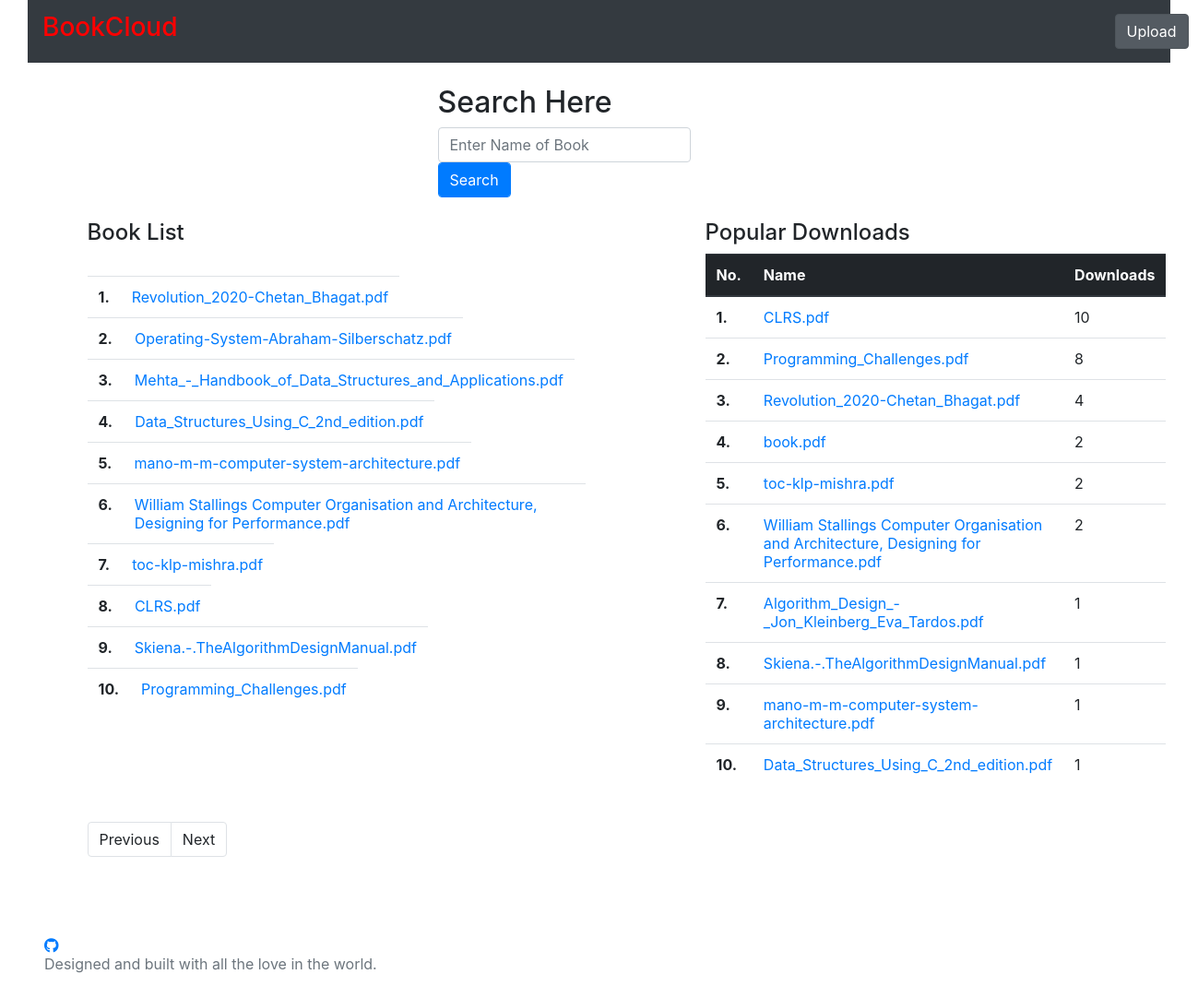
Before: / with the older database file.
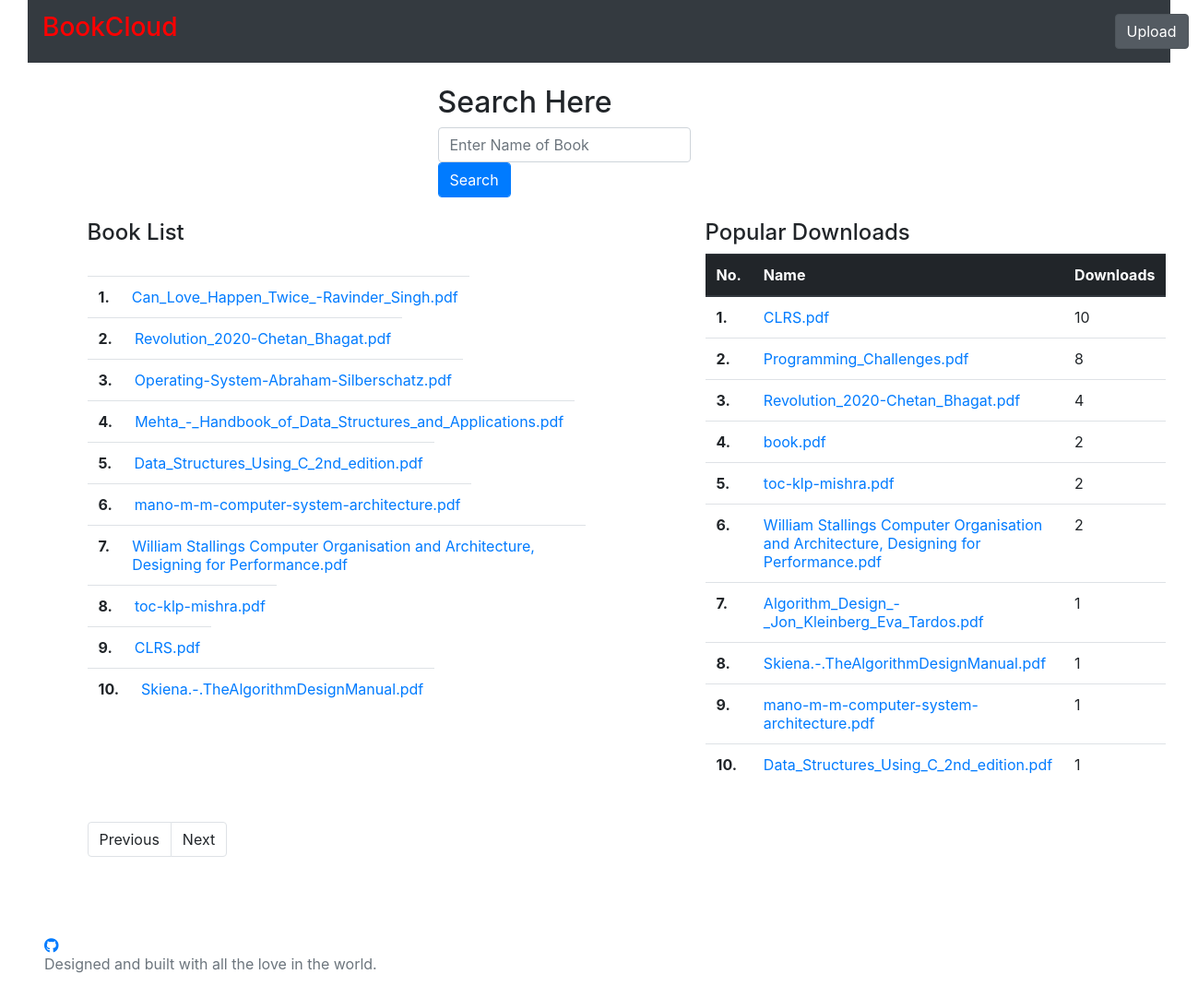
After: the same page with the newer database file.
### tables this page shows
CREATE TABLE BOOKS 
    (ID INTEGER PRIMARY KEY AUTOINCREMENT,
    NAME TEXT NOT NULL,
    COUNT INT);

### my_flask.py (the view)
@app.route('/')
def index():
    cursor=conn.execute("""SELECT NAME, COUNT FROM BOOKS ORDER BY ID DESC""")
    result = []
    for name,count in cursor:
        result.append((name,count))
    print(result)
    popular=conn.execute("""SELECT NAME, COUNT FROM BOOKS ORDER BY COUNT DESC LIMIT 10""")
    top = []
    for name,count in popular:
        top.append((name,count))
    print(top)
    return render_template('index.html', data=result, data1=top, data2=len(result))

### templates/index.html (shortened to what this page needs)
<html>
	<head>
		<link rel="stylesheet" href="/static/css/main.css">
		<link rel="stylesheet" href="/static/css/bootstrap.min.css">
		<link href="https://use.fontawesome.com/releases/v5.0.8/css/all.css" rel="stylesheet">
	</head>
	<body>
		<div class="container-fluid">
			<div class="container-fluid">
				<nav class="navbar navbar-expand-lg navbar-light bg-dark">
					<a class="navbar-brand" href="/"><h3 style="color:red;">BookCloud</h3></a>
					<a style="margin-left: 1000px" href="/upload" class="btn btn-secondary btn-md active" role="button" aria-pressed="true">Upload</a>
				</nav>
			</div>
			<br>
			<div class="container">
				<div class="row">
					<div class="col align-self-start"></div>
					<div class="col align-self-center"><h2>Search Here</h2>
						<form action="/search" method="get" class="form-inline">
							<input type="text" class="form-control" placeholder="Enter Name of Book"
							name="query">
							<input class="form-control btn btn-primary" type="submit" value="Search">
						</form>
					</div>
					<div class="col align-self-right"></div>
				</div>
			</div>
			<br>
			<div class="container">
				<div class="row">
					<div class="col-md-6 align-self-right">
					{% if data or data1%}
							<h4>Book List</h4>
							<br>
							<table class="table">
						 		<tbody>
								{% for filename,count in data %}
								<tr class="id-{{ loop.index0 }}">
									<th scope="row">
										<div>{{ loop.index }}.</div>
									</th>
									<td>
										<a style="text-decoration:none;" href="/book/{{filename}}">{{ filename }}</a>
									</td>
								</tr>
								{% endfor %}
							</tbody>
						</table>
					</div>
					{% endif %}
						{% if data or data1 %}
						<div class="col-md-4" style="margin-left: 100px"><h4>Popular Downloads</h4>
						<table class="table">
						<thead class="thead-dark">
						    <tr>
						      <th scope="col">No.</th>
						      <th scope="col">Name</th>
						      <th scope="col">Downloads</th>
						    </tr>
						  </thead>
						 <tbody>
							{% for filename,count in data1 %}
    						<tr>
    							<th scope="row">{{loop.index}}.</th>
							<td>
							<a style="text-decoration:none; " href="/book/{{filename}}">{{ filename }}</a>
							</td>
							<td>{{ count }}</td>
								</tr>
							{% endfor %}
						</tbody>
							</table>
					</div>
						{% endif %}
					</div>
				</div>
				<br>
				{% if data or data1 %}
				<div class="container">
					<div class="row">
						<div class="col align-self-start">
							<nav aria-label="Page navigation example" id="booklist">
							  <ul class="pagination">
							    <li class="page-item"><a onclick="left_button()" class="page-link">Previous</a></li>
							    <li class="page-item"><a onclick="right_button()" class="page-link">Next</a></li>
							  </ul>
							</nav>
						</div>
					</div>
				</div>
				{% endif %}
		</div>
				<br>
		<footer class="bd-footer text-muted">
  			<div class="container-fluid p-3 p-md-5">
     		 		<a alt="Sorry" href="https://github.com/powerfist01/Book-Cloud">
     		 			<i class="fab fa-github"></i>
     		 		</a>
     		 		<br>
    			<p>Designed and built with all the love in the world.</p>
  			</div>
		</footer>
	</body>
</html>

Changed rows visible on the page:
no longer on one of the page's lists (row unchanged): BOOKS: NAME "Programming_Challenges.pdf"
added BOOKS: NAME "Can_Love_Happen_Twice_-Ravinder_Singh.pdf", shown under "Book List"
